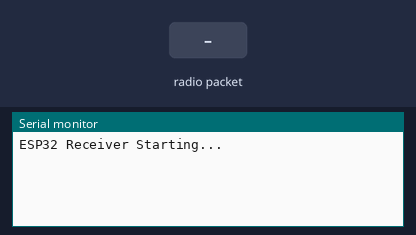
Bench run of a sketch on a simulated ESP32. On the bench: the last lines printed to the serial monitor. Inputs (shaded band) come from the test bench. No radio packets arrive unless stated.

Above: at 1.2 s.
1.3 s: radio packet "1" arrives
At 2.1 s:
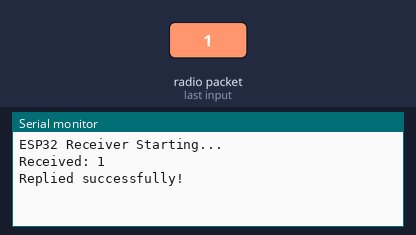
2.8 s: radio packet "0" arrives
At 3.2 s:
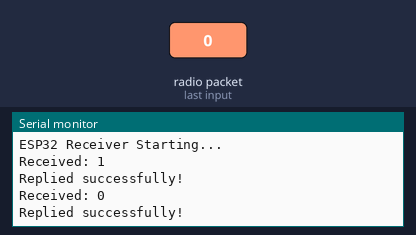
4.3 s: radio packet "2" arrives
At 5.5 s:
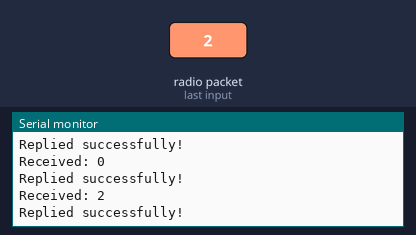

Measured:
- after the input at 1.3 s, the serial monitor: prints a new line at once (image 1)
- after the input at 2.8 s, the serial monitor: prints a new line at once (image 2)
- after the input at 4.3 s, the serial monitor: prints a new line at once (image 3)

The sketch:

Arduino2.ino
```cpp
#include <SPI.h>
#include <nRF24L01.h>
#include <RF24.h>

RF24 radio(4, 5); // CE, CSN pins

const byte address[6] = "00001";
char receivedData[32] = "";
char replyData[] = "Hello from ESP32!";

void setup() {
  Serial.begin(9600);
  Serial.println("ESP32 Receiver Starting...");

  if (!radio.begin()) {
    Serial.println("NRF24L01+ not responding");
    while (1);
  }

  radio.openWritingPipe(address); // for reply
  radio.openReadingPipe(1, address); // Pipe 1 for incoming data
  radio.setPALevel(RF24_PA_LOW);
  radio.setDataRate(RF24_2MBPS);

  radio.startListening();
}

void loop() {
  if (radio.available()) {
    radio.read(&receivedData, sizeof(receivedData));
    Serial.print("Received: ");
    Serial.println(receivedData);

    // Short delay to ensure Arduino switches to RX
    delay(10);

    radio.stopListening(); // Switch to transmit
    bool ok = radio.write(&replyData, sizeof(replyData));
    if (ok) {
      Serial.println("Replied successfully!");
    } else {
      Serial.println("Reply failed.");
    }
    radio.startListening(); // Back to listening
  }
}
```
